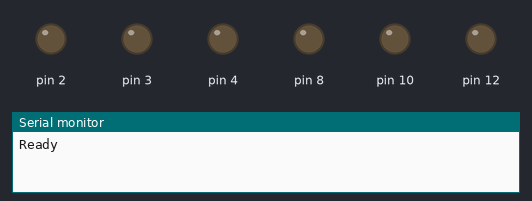
Bench run of a sketch on a simulated Arduino Uno, built with avr-gcc and run on an emulated ATmega328P. On the bench: output pins drawn as LEDs (lit = HIGH), the last lines printed to the serial monitor.

Above: at 0.1 s.
At 5.15 s:
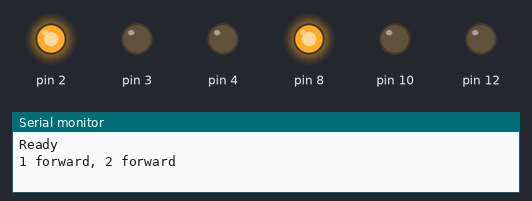
At 9.1 s:
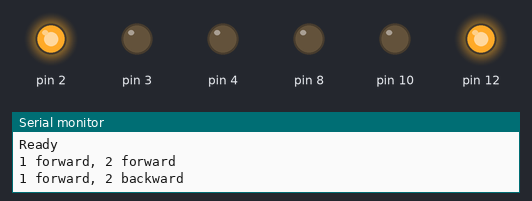
At 15.2 s:
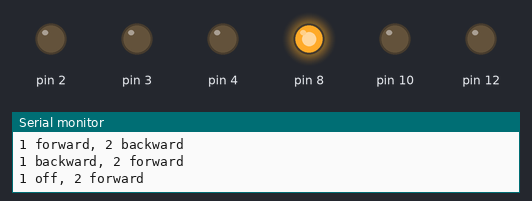
At 17.2 s:
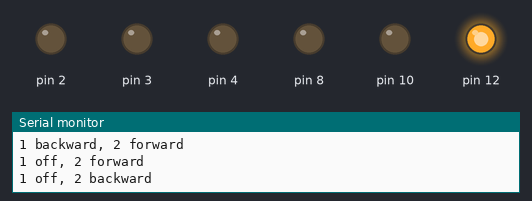
At 26.3 s:
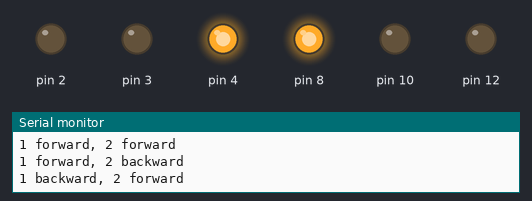
Timing chart, 0 to 29.0 s (numbered marks = the images above):
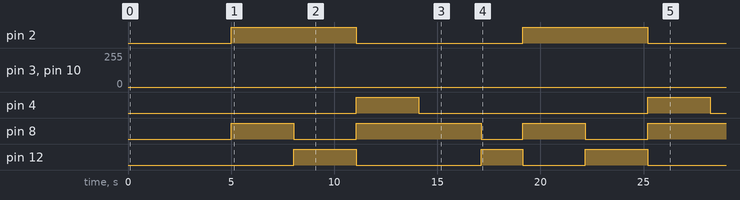

Measured:
- by itself, pin 2: alternates HIGH for 6.1 s and LOW for 8.1 s
- by itself, pin 4: alternates HIGH for 3.0 s and LOW for 11.1 s
- by itself, pin 8: goes HIGH 3.0 s, LOW 3.0 s, HIGH 6.1 s, LOW 2.0 s, HIGH 3.0 s, LOW 3.0 s, then HIGH
- by itself, pin 12: goes HIGH 3.0 s, LOW 6.1 s, HIGH 2.0 s, LOW 3.0 s, HIGH 3.0 s, then LOW

The sketch:

two_actuators_.ino
```cpp
void setup() {
  Serial.begin(9600);

  // put your setup code here, to run once:
  pinMode(2, OUTPUT);
  pinMode(3, OUTPUT);
  pinMode(4, OUTPUT);
  pinMode(8, OUTPUT);
  pinMode(10, OUTPUT);
  pinMode(12, OUTPUT);


  Serial.println("Ready");

  delay(5000);

}


void loop() {

  Serial.println("1 forward, 2 forward");
  setDir1(1);
  setDir2(4);

  slide1(2);

  delay(2000);

  Serial.println("1 forward, 2 backward");
  setDir1(1);
  setDir2(5);

  slide1(2);

  delay(2000);

  Serial.println("1 backward, 2 forward");
  setDir1(2);
  setDir2(4);

  slide1(2);

  delay(2000);

  Serial.println("1 off, 2 forward");
  setDir1(0);
  setDir2(4);

  slide1(2);

  delay(2000);

  Serial.println("1 off, 2 backward");
  setDir1(0);
  setDir2(5);

  delay(2000);

}

void setDir1(int d) {
  switch(d) {
    case 0: // off
    digitalWrite(2,LOW);
    digitalWrite(4,LOW);
    break;
    case 1: // forward
    digitalWrite(2,HIGH);
    digitalWrite(4,LOW);
    break;
    case 2:  // backward
    digitalWrite(2,LOW);
    digitalWrite(4,HIGH);
    break;

  }
}

 void setDir2(int d) {
  switch(d) {
    case 3:  // off
    digitalWrite(8,LOW);
    digitalWrite(12,LOW);
    break;
    case 4:  // right
    digitalWrite(8,HIGH);
    digitalWrite(12,LOW);
    break;
    case 5: // left
    digitalWrite(8,LOW);
    digitalWrite(12,HIGH);
  }
}


// gradually speed up, then gradually slow down. Basic Code
void slide1(int d) {
  for(int v=0;v<256;++v) {
    analogWrite(3, v);
    analogWrite(10, v);
    delay(d);
  }
  for(int v=255;v>=0;--v) {
    analogWrite(3,v);
    analogWrite(10,v);
    delay(d);
  }
}

//actuator 2
// void slide2(int d) {
//  for(int v=0;v<256;++v) {
//    analogWrite(10,v);
//    delay(d);
//  }
//  for(int v=255;v>=0;--v) {
//    analogWrite(10,v);
//    delay(d);
//  }
// }
```
